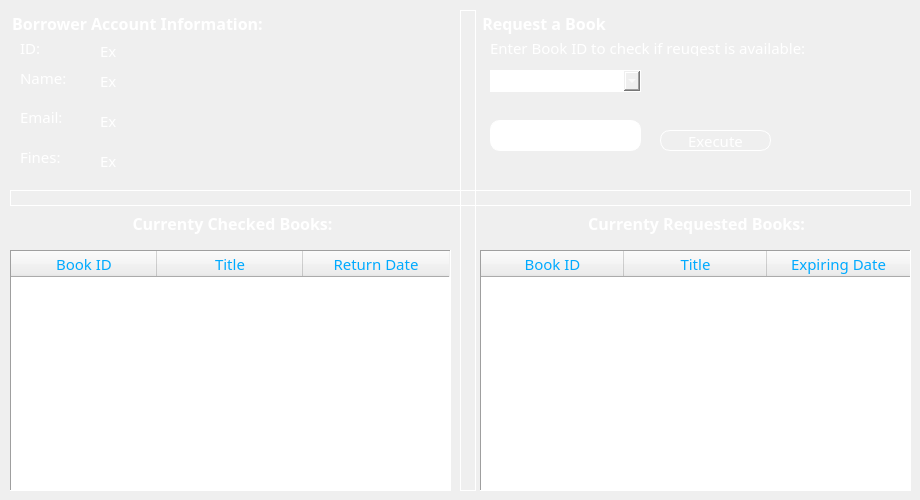
              <widget class="QWidget" name="tab">
               <attribute name="title">
                <string>Borrower Books</string>
               </attribute>
               <widget class="QGroupBox" name="groupBox_7">
                <property name="geometry">
                 <rect>
                  <x>10</x>
                  <y>210</y>
                  <width>441</width>
                  <height>41</height>
                 </rect>
                </property>
                <property name="font">
                 <font>
                  <family>century gothic</family>
                  <pointsize>12</pointsize>
                  <weight>75</weight>
                  <bold>true</bold>
                 </font>
                </property>
                <property name="styleSheet">
                 <string notr="true">*{
color: rgb(255, 255, 255);
border: none;
background: rgba(0,0,0,.5);
font-family:century gothic;
fontsize:24px;
}

QLabel
{
	color:white;
	background: transparent;
}
</string>
                </property>
                <property name="title">
                 <string>Currenty Checked Books:</string>
                </property>
                <property name="alignment">
                 <set>Qt::AlignCenter</set>
                </property>
               </widget>
               <widget class="Line" name="line_14">
                <property name="geometry">
                 <rect>
                  <x>10</x>
                  <y>190</y>
                  <width>901</width>
                  <height>16</height>
                 </rect>
                </property>
                <property name="styleSheet">
                 <string notr="true">border: 1px solid white;</string>
                </property>
                <property name="orientation">
                 <enum>Qt::Horizontal</enum>
                </property>
               </widget>
               <widget class="QGroupBox" name="groupBox_9">
                <property name="geometry">
                 <rect>
                  <x>480</x>
                  <y>10</y>
                  <width>431</width>
                  <height>171</height>
                 </rect>
                </property>
                <property name="font">
                 <font>
                  <family>century gothic</family>
                  <pointsize>12</pointsize>
                  <weight>75</weight>
                  <bold>true</bold>
                 </font>
                </property>
                <property name="styleSheet">
                 <string notr="true">*{
color: rgb(255, 255, 255);
border: none;
background: rgba(0,0,0,.5);
font-family:century gothic;
fontsize:24px;
}

QLabel
{
	color:white;
	background: transparent;
}
</string>
                </property>
                <property name="title">
                 <string>Request a Book</string>
                </property>
                <widget class="QLabel" name="label_27">
                 <property name="geometry">
                  <rect>
                   <x>10</x>
                   <y>30</y>
                   <width>391</width>
                   <height>16</height>
                  </rect>
                 </property>
                 <property name="font">
                  <font>
                   <family>century gothic</family>
                   <pointsize>11</pointsize>
                  </font>
                 </property>
                 <property name="text">
                  <string>Enter Book ID to check if reuqest is available:</string>
                 </property>
                </widget>
                <widget class="QLineEdit" name="first_3">
                 <property name="enabled">
                  <bool>true</bool>
                 </property>
                 <property name="geometry">
                  <rect>
                   <x>10</x>
                   <y>110</y>
                   <width>151</width>
                   <height>31</height>
                  </rect>
                 </property>
                 <property name="font">
                  <font>
                   <family>century gothic</family>
                   <pointsize>11</pointsize>
                  </font>
                 </property>
                 <property name="styleSheet">
                  <string notr="true">color: rgb(255, 255, 255);
border:1px solid  rgb(255, 255, 255);
border-radius: 10px;</string>
                 </property>
                 <property name="text">
                  <string/>
                 </property>
                 <property name="placeholderText">
                  <string>1234567</string>
                 </property>
                </widget>
                <widget class="QPushButton" name="btn_request">
                 <property name="geometry">
                  <rect>
                   <x>180</x>
                   <y>120</y>
                   <width>111</width>
                   <height>21</height>
                  </rect>
                 </property>
                 <property name="font">
                  <font>
                   <family>century gothic</family>
                   <pointsize>11</pointsize>
                  </font>
                 </property>
                 <property name="styleSheet">
                  <string notr="true">QPushButton
{
	background: transparent;
	border-radius: 10px;
	color: rgb(255, 255, 255);
	border: 1px solid rgb(255, 255, 255)
}

QPushButton:hover
{
	background-color: rgb(0, 170, 255);
}</string>
                 </property>
                 <property name="text">
                  <string>Execute</string>
                 </property>
                </widget>
                <widget class="QLabel" name="label_16">
                 <property name="geometry">
                  <rect>
                   <x>10</x>
                   <y>150</y>
                   <width>401</width>
                   <height>16</height>
                  </rect>
                 </property>
                 <property name="font">
                  <font>
                   <family>century gothic</family>
                   <pointsize>11</pointsize>
                  </font>
                 </property>
                 <property name="text">
                  <string/>
                 </property>
                </widget>
                <widget class="QComboBox" name="comboBox">
                 <property name="geometry">
                  <rect>
                   <x>10</x>
                   <y>60</y>
                   <width>151</width>
                   <height>22</height>
                  </rect>
                 </property>
                 <property name="font">
                  <font>
                   <family>century gothic</family>
                   <pointsize>11</pointsize>
                  </font>
                 </property>
                 <property name="styleSheet">
                  <string notr="true">color: rgb(255, 255, 255);
border:1px solid  rgb(255, 255, 255);
border-radius: 55px;</string>
                 </property>
                 <item>
                  <property name="text">
                   <string>Select an option</string>
                  </property>
                 </item>
                 <item>
                  <property name="text">
                   <string>Request hold</string>
                  </property>
                 </item>
                 <item>
                  <property name="text">
                   <string>Remove hold</string>
                  </property>
                 </item>
                </widget>
               </widget>
               <widget class="QGroupBox" name="groupBox_8">
                <property name="geometry">
                 <rect>
                  <x>480</x>
                  <y>210</y>
                  <width>431</width>
                  <height>41</height>
                 </rect>
                </property>
                <property name="font">
                 <font>
                  <family>century gothic</family>
                  <pointsize>12</pointsize>
                  <weight>75</weight>
                  <bold>true</bold>
                 </font>
                </property>
                <property name="styleSheet">
                 <string notr="true">*{
color: rgb(255, 255, 255);
border: none;
background: rgba(0,0,0,.5);
font-family:century gothic;
fontsize:24px;
}

QLabel
{
	color:white;
	background: transparent;
}
</string>
                </property>
                <property name="title">
                 <string>Currenty Requested Books:</string>
                </property>
                <property name="alignment">
                 <set>Qt::AlignCenter</set>
                </property>
               </widget>
               <widget class="Line" name="line_13">
                <property name="geometry">
                 <rect>
                  <x>460</x>
                  <y>10</y>
                  <width>16</width>
                  <height>481</height>
                 </rect>
                </property>
                <property name="styleSheet">
                 <string notr="true">border: 1px solid white;</string>
                </property>
                <property name="orientation">
                 <enum>Qt::Vertical</enum>
                </property>
               </widget>
               <widget class="QGroupBox" name="groupBox_6">
                <property name="geometry">
                 <rect>
                  <x>10</x>
                  <y>10</y>
                  <width>441</width>
                  <height>171</height>
                 </rect>
                </property>
                <property name="font">
                 <font>
                  <family>century gothic</family>
                  <pointsize>12</pointsize>
                  <weight>75</weight>
                  <bold>true</bold>
                 </font>
                </property>
                <property name="styleSheet">
                 <string notr="true">*{
color: rgb(255, 255, 255);
border: none;
background: rgba(0,0,0,.5);
font-family:century gothic;
fontsize:24px;
}

QLabel
{
	color:white;
	background: transparent;
}
</string>
                </property>
                <property name="title">
                 <string>Borrower Account Information:</string>
                </property>
                <widget class="QLabel" name="label_23">
                 <property name="geometry">
                  <rect>
                   <x>10</x>
                   <y>60</y>
                   <width>91</width>
                   <height>16</height>
                  </rect>
                 </property>
                 <property name="font">
                  <font>
                   <family>century gothic</family>
                   <pointsize>11</pointsize>
                  </font>
                 </property>
                 <property name="text">
                  <string>Name:</string>
                 </property>
                </widget>
                <widget class="QLabel" name="lbl_first">
                 <property name="geometry">
                  <rect>
                   <x>90</x>
                   <y>60</y>
                   <width>321</width>
                   <height>21</height>
                  </rect>
                 </property>
                 <property name="font">
                  <font>
                   <family>century gothic</family>
                   <pointsize>11</pointsize>
                  </font>
                 </property>
                 <property name="text">
                  <string>Ex</string>
                 </property>
                </widget>
                <widget class="QLabel" name="lbl_email">
                 <property name="geometry">
                  <rect>
                   <x>90</x>
                   <y>100</y>
                   <width>351</width>
                   <height>21</height>
                  </rect>
                 </property>
                 <property name="font">
                  <font>
                   <family>century gothic</family>
                   <pointsize>11</pointsize>
                  </font>
                 </property>
                 <property name="text">
                  <string>Ex</string>
                 </property>
                </widget>
                <widget class="QLabel" name="label_28">
                 <property name="geometry">
                  <rect>
                   <x>10</x>
                   <y>100</y>
                   <width>47</width>
                   <height>14</height>
                  </rect>
                 </property>
                 <property name="font">
                  <font>
                   <family>century gothic</family>
                   <pointsize>11</pointsize>
                  </font>
                 </property>
                 <property name="text">
                  <string>Email:</string>
                 </property>
                </widget>
                <widget class="QLabel" name="lbl_fines">
                 <property name="geometry">
                  <rect>
                   <x>90</x>
                   <y>140</y>
                   <width>311</width>
                   <height>21</height>
                  </rect>
                 </property>
                 <property name="font">
                  <font>
                   <family>century gothic</family>
                   <pointsize>11</pointsize>
                  </font>
                 </property>
                 <property name="text">
                  <string>Ex</string>
                 </property>
                </widget>
                <widget class="QLabel" name="label_30">
                 <property name="geometry">
                  <rect>
                   <x>10</x>
                   <y>140</y>
                   <width>47</width>
                   <height>14</height>
                  </rect>
                 </property>
                 <property name="font">
                  <font>
                   <family>century gothic</family>
                   <pointsize>11</pointsize>
                  </font>
                 </property>
                 <property name="text">
                  <string>Fines:</string>
                 </property>
                </widget>
                <widget class="QLabel" name="label_24">
                 <property name="geometry">
                  <rect>
                   <x>10</x>
                   <y>30</y>
                   <width>91</width>
                   <height>16</height>
                  </rect>
                 </property>
                 <property name="font">
                  <font>
                   <family>century gothic</family>
                   <pointsize>11</pointsize>
                  </font>
                 </property>
                 <property name="text">
                  <string>ID:</string>
                 </property>
                </widget>
                <widget class="QLabel" name="lbl_first_ID">
                 <property name="geometry">
                  <rect>
                   <x>90</x>
                   <y>30</y>
                   <width>321</width>
                   <height>21</height>
                  </rect>
                 </property>
                 <property name="font">
                  <font>
                   <family>century gothic</family>
                   <pointsize>11</pointsize>
                  </font>
                 </property>
                 <property name="text">
                  <string>Ex</string>
                 </property>
                </widget>
               </widget>
               <widget class="QTableWidget" name="tableWidget_2">
                <property name="geometry">
                 <rect>
                  <x>10</x>
                  <y>250</y>
                  <width>441</width>
                  <height>241</height>
                 </rect>
                </property>
                <property name="font">
                 <font>
                  <family>century gothic</family>
                  <pointsize>11</pointsize>
                 </font>
                </property>
                <property name="styleSheet">
                 <string notr="true">background-color: rgba(0, 0, 0, .8);
color: rgb(0, 170, 255);
</string>
                </property>
                <property name="frameShape">
                 <enum>QFrame::Panel</enum>
                </property>
                <property name="horizontalScrollBarPolicy">
                 <enum>Qt::ScrollBarAlwaysOff</enum>
                </property>
                <property name="showGrid">
                 <bool>false</bool>
                </property>
                <property name="rowCount">
                 <number>0</number>
                </property>
                <attribute name="horizontalHeaderDefaultSectionSize">
                 <number>146</number>
                </attribute>
                <column>
                 <property name="text">
                  <string>Book ID</string>
                 </property>
                </column>
                <column>
                 <property name="text">
                  <string>Title</string>
                 </property>
                </column>
                <column>
                 <property name="text">
                  <string>Return Date</string>
                 </property>
                </column>
               </widget>
               <widget class="QTableWidget" name="tableWidget_3">
                <property name="geometry">
                 <rect>
                  <x>480</x>
                  <y>250</y>
                  <width>431</width>
                  <height>241</height>
                 </rect>
                </property>
                <property name="font">
                 <font>
                  <family>century gothic</family>
                  <pointsize>11</pointsize>
                 </font>
                </property>
                <property name="styleSheet">
                 <string notr="true">background-color: rgba(0, 0, 0, .8);
color: rgb(0, 170, 255);
</string>
                </property>
                <property name="frameShape">
                 <enum>QFrame::Panel</enum>
                </property>
                <property name="horizontalScrollBarPolicy">
                 <enum>Qt::ScrollBarAlwaysOff</enum>
                </property>
                <property name="showGrid">
                 <bool>false</bool>
                </property>
                <property name="rowCount">
                 <number>0</number>
                </property>
                <attribute name="horizontalHeaderCascadingSectionResizes">
                 <bool>true</bool>
                </attribute>
                <attribute name="horizontalHeaderDefaultSectionSize">
                 <number>143</number>
                </attribute>
                <column>
                 <property name="text">
                  <string>Book ID</string>
                 </property>
                </column>
                <column>
                 <property name="text">
                  <string>Title</string>
                 </property>
                </column>
                <column>
                 <property name="text">
                  <string>Expiring Date</string>
                 </property>
                </column>
               </widget>
              </widget>
